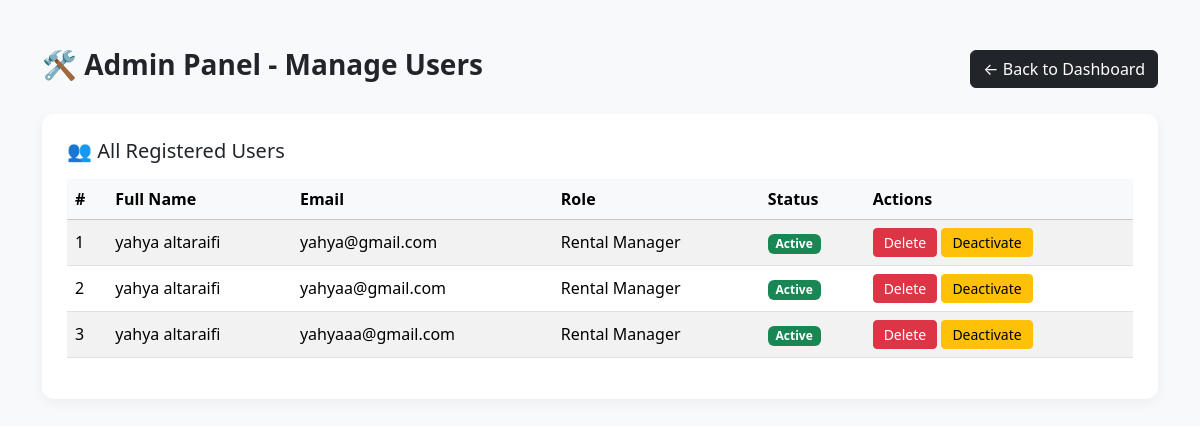
/Views/admin_manage_users.php (signed in), run on the app's committed database.
### tables this page shows
CREATE TABLE `user` (
  `user_id` int(11) NOT NULL,
  `email` varchar(50) NOT NULL,
  `first_name` varchar(50) NOT NULL,
  `last_name` varchar(50) NOT NULL,
  `password` varchar(50) NOT NULL,
  `role_id` int(11) NOT NULL,
  `status_id` int(11) NOT NULL
);

CREATE TABLE `role` (
  `role_id` int(11) NOT NULL,
  `role_name` varchar(50) NOT NULL
);

### Models/User.php (called while the page is built, shortened)
<?php
class User {
    private $conn;
    public function __construct($db) {
        $this->conn = $db;
    }
    public function getAllUsers() {
        $stmt = $this->conn->query("SELECT u.*, r.role_name FROM user u JOIN role r ON u.role_id = r.role_id");
        return $stmt->fetchAll();
    }
}
?>

### Views/admin_manage_users.php (the view, shortened to what this page needs)
<?php
require_once('../Models/User.php');
$db = new connectionDB();
$conn = $db->connect();
$userModel = new User($conn);
$users = $userModel->getAllUsers();
$i = 1;
?>
<!DOCTYPE html>
<html lang="en">
<head>
  <link href="https://cdn.jsdelivr.net/npm/bootstrap@5.3.5/dist/css/bootstrap.min.css" rel="stylesheet">
</head>
<body>
  <div class="container py-5">
    <div class="d-flex justify-content-between align-items-center mb-4">
      <h3 class="fw-semibold">🛠️ Admin Panel - Manage Users</h3>
      <a href="admin_dashboard.phtml" class="btn btn-dark">← Back to Dashboard</a>
    </div>
    <div class="card-box">
      <h5 class="mb-3">👥 All Registered Users</h5>
      <table class="table table-striped align-middle">
        <thead class="table-light">
          <tr>
            <th>#</th>
            <th>Full Name</th>
            <th>Email</th>
            <th>Role</th>
            <th>Status</th>
            <th>Actions</th>
          </tr>
        </thead>
        <tbody>
          <?php foreach ($users as $user): ?>
            <tr>
              <td><?= $i++ ?></td>
              <td><?= htmlspecialchars($user['first_name']) . ' ' . htmlspecialchars($user['last_name']) ?></td>
              <td><?= htmlspecialchars($user['email']) ?></td>
              <td><?= htmlspecialchars($user['role_name']) ?></td>
              <td>
                <?php if ($user['status_id'] == 1): ?>
                  <span class="badge bg-success">Active</span>
                <?php else: ?>
                  <span class="badge bg-secondary">Deactivated</span>
                <?php endif; ?>
              </td>
              <td>
                <a href="../manage_users_controller.php?delete=<?= $user["user_id"] ?>" class="btn btn-sm btn-danger btn-action">Delete</a>
                <?php if ($user["status_id"] == 1): ?>
                  <a href="../manage_users_controller.php?deactivate=<?= $user["user_id"] ?>" class="btn btn-sm btn-warning btn-action">Deactivate</a>
                <?php else: ?>
                  <a href="../manage_users_controller.php?activate=<?= $user["user_id"] ?>" class="btn btn-sm btn-success btn-action">Activate</a>
                <?php endif; ?>
              </td>
            </tr>
          <?php endforeach; ?>
        </tbody>
      </table>
    </div>
  </div>
</body>
</html>

### Views/admin_manage_users.php (style rules this page uses)
body { background-color: #f8f9fa; }
.card-box { background-color: #fff; border-radius: 12px; box-shadow: 0 4px 12px rgba(0, 0, 0, 0.05); padding: 25px; margin-bottom: 30px; }
.btn-action { padding: 3px 10px; }

### data on the page
user: first_name "yahya", last_name "altaraifi", email "yahya@gmail.com", role.role_name "Rental Manager", shows "Active"
user: first_name "yahya", last_name "altaraifi", email "yahyaa@gmail.com", role.role_name "Rental Manager", shows "Active"
user: first_name "yahya", last_name "altaraifi", email "yahyaaa@gmail.com", role.role_name "Rental Manager", shows "Active"
